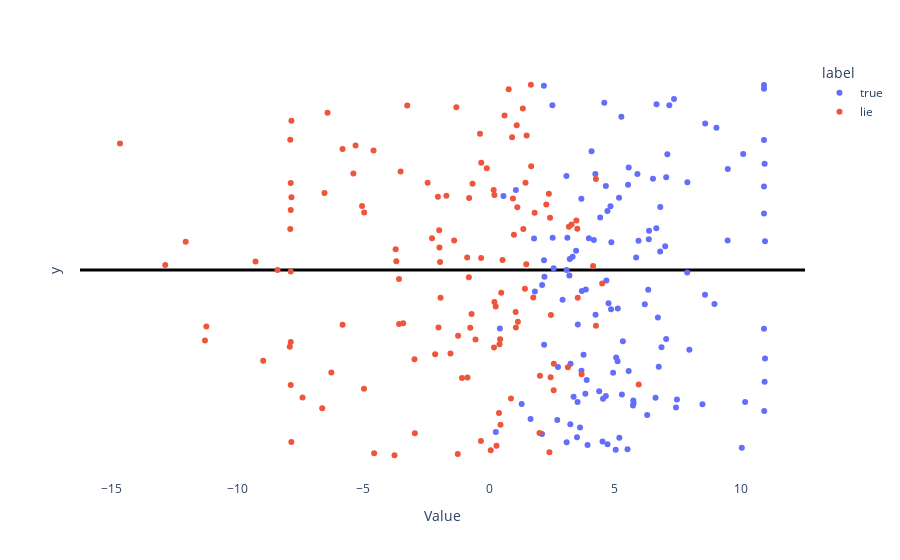

Notebook cell for this chart:
### Code cell
# Visualize the projections for lie and true on train set

from lmdoctor import plot_utils, detection_utils
proj_pairs = detection_utils.act_pairs_to_projs(extractor.train_acts, extractor.direction_info, len(extractor.statement_pairs['train']))

layer = 15
projs_true = proj_pairs[0, :, layer]
projs_lie = proj_pairs[1, :, layer]
plot_utils.plot_projs_on_numberline(projs_true, projs_lie)
